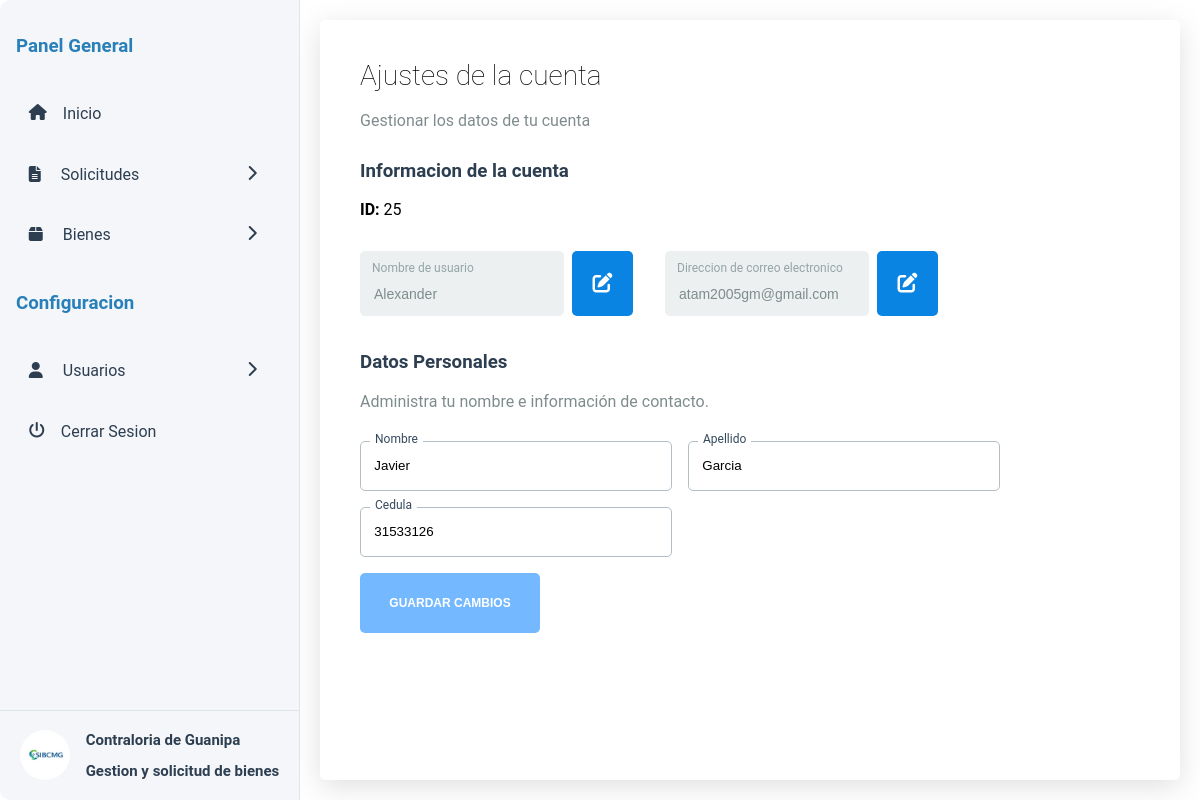
/personal.php (signed in), run on the app's committed database.
### tables this page shows
CREATE TABLE `usuario` (
  `n_dependencia` int(11) NOT NULL,
  `nombre_dependencia` varchar(100) NOT NULL,
  `contrasena` varchar(100) NOT NULL,
  `username` varchar(100) NOT NULL,
  `nombre` varchar(100) NOT NULL,
  `apellido` varchar(100) NOT NULL,
  `correo` varchar(100) NOT NULL,
  `cedula` int(11) NOT NULL,
  `admin` tinyint(1) NOT NULL
);

### server/db.php (called while the page is built)
<?php
$server = 'localhost';
$username = 'root';
$password = '';
$database = 'contraloria_db';
try {
  $conn = new PDO("mysql:host=$server;dbname=$database;", $username, $password);
  $conn->setAttribute(PDO::ATTR_EMULATE_PREPARES, false);
} catch (PDOException $e) {
  die('Connection Failed: ' . $e->getMessage());
}
if (isset($_SESSION["user_id"])) {
  $records = $conn->prepare("SELECT username, nombre, apellido, cedula, contrasena, admin FROM usuario WHERE n_dependencia =".$_SESSION['user_id']);
  $records->execute();
  $records = $records->fetch(PDO::FETCH_ASSOC);
}
?>

### src/personal.php (the view, shortened to what this page needs)
<?php
    require '../server/db.php';
?>
<!DOCTYPE html>
<html lang="en">
<head>
    <link rel="stylesheet" href="css/personal.css">
    <link href="assets/fontawesome-free-6.7.2-web/css/all.css" rel="stylesheet" />
</head>
<body>
    <div class="container">
        <?php include 'assets/include/menu.php'; ?>
        <main class="main">
            <h1>Ajustes de la cuenta</h1>
            <p>Gestionar los datos de tu cuenta</p>
            <h3>Informacion de la cuenta</h3>
            <b>ID: </b><?php echo $_SESSION['user_id']; ?>
            <div class="account-info">
                <form id="formulario1" action="../server/routes/account-info.php" class="account-info__form">
                    <label for="" class="placeholder">Nombre de usuario</label>
                    <input type="text" class="account-info__form-input" id="username-input" value="<?php echo $records['username']; ?>" disabled>
                    <button type="button" class="account-info__form-button">
                        <i class="fa-solid fa-pen-to-square firstStep-icon"></i>
                    </button>
                </form>
                <form id="formulario2" class="account-info__form">
                    <label for="" class="placeholder">Direccion de correo electronico</label>
                    <input type="text" class="account-info__form-input" value="<?php echo $_SESSION['email']; ?>" disabled>
                    <button type="button" class="account-info__form-button">
                        <i class="fa-solid fa-pen-to-square firstStep-icon"></i>
                    </button>
                </form>
            </div>
            <h3>Datos Personales</h3>
            <p>Administra tu nombre e información de contacto.</p>
            <form action="../server/routes/personal-info.php" method="POST" id="formulario3" class="main__form">
                <div class="form__group">
                    <input class="form__input" id="nombre" name="nombre" type="text" value="<?php echo $records['nombre']; ?>">
                    <label for="" class="input__placeholder">Nombre</label>
                </div>
                <div class="form__group">
                    <input class="form__input" id="apellido" name="apellido" type="text" value="<?php echo $records['apellido']; ?>">
                    <label for="" class="input__placeholder">Apellido</label>
                </div>
                <div class="form__group">
                    <input class="form__input" id="cedula" name="cedula" type="number" value="<?php echo $records['cedula']; ?>">
                    <label for="" class="input__placeholder">Cedula</label>
                </div>
                <div class="form__group--button">
                    <input class="form__button" id="button" type="submit" value="Guardar Cambios" disabled>
                </div>
            </form>
        </main>
    </div>
</body>
</html>

### src/css/personal.css (style rules this page uses)
:root { --primary-color: #2d3436; --secondary-color: #b2bec3; --tertiary-color: #F9F7F7; --menu-color: #f5f6fa; --menu-color-secondary: #2d3436; }
* { box-sizing: border-box; text-decoration: none; }
body { margin: 0; padding: 0; display: flex; justify-content: center; background: white; align-items: center; height: 100vh; font-family: 'Roboto', sans-serif; font-size: 16px; }
.container { width: 100%; height: 100vh; background-color: white; display: grid; grid-template-areas: "menu main" ; grid-template-columns: 300px 1fr; }
.main { grid-area: main; margin: 20px; background: white; padding: 20px 40px; border-radius: 5px; box-shadow: rgba(100, 100, 111, 0.2) 0px 7px 29px 0px; overflow-y: auto; }
.main h1 { font-weight: lighter; font-size: 28px; }
.main h3 { color: #2c3e50; }
.main p { color: #7f8c8d; margin-bottom: 30px; }
.account-info { display: flex; gap: 2em; margin: 1em 0; width: 100%; }
.account-info__form { display: flex; gap: .5em; margin: 1em 0; width: 35%; position: relative; }
.placeholder { color: #95a5a6; position: absolute; padding: .8em 1em; font-size: 12px; user-select: none; }
.account-info__form-input { color: #7f8c8d; border: none; border-radius: 5px; width: 100%; padding: 1em; background-color: #ecf0f1; margin: 0; padding-top: 35px; font-size: 14px; }
.account-info__form-button { border: none; border-radius: 5px; background-color: #0984e3; color: white; cursor: pointer; font-size: 20px; width: 80px; transition: all .3s; }
.main__form { display: flex; gap: 1em; margin: 1em 0; flex-wrap: wrap; }
.form__group { width: 40%; position: relative; }
.form__input { padding: .5em; border: 1px solid #b2bec3; border-radius: 5px; background: none; padding: 1em; height: 50px; width: 100%; outline: none; }
.input__placeholder { top: -2px; font-size: 12px; position: absolute; left: 10px; transform: translateY(-50%); background: white; padding: 0 5px; transition: 0.3s; color: #34495e; user-select: none; }
.form__group--button { width: 100%; }
.form__button { border: none; border-radius: 5px; background-color: #0984e3; color: white; cursor: pointer; width: 180px; transition: all .3s; font-weight: bold; height: 60px; text-transform: uppercase; font-size: 12px; }
.form__button:disabled { background-color: #74b9ff; cursor: default; }

### src/assets/include/menu.php (style rules this page uses)
:root { --menu-color: #f5f6fa; --menu-color-secondary: #2c3e50; }
* { box-sizing: border-box; }

### data on the page
usuario: username "Alexander", nombre "Javier", apellido "Garcia", cedula "31533126"

### other printed values
$_SESSION['user_id'] "25"
